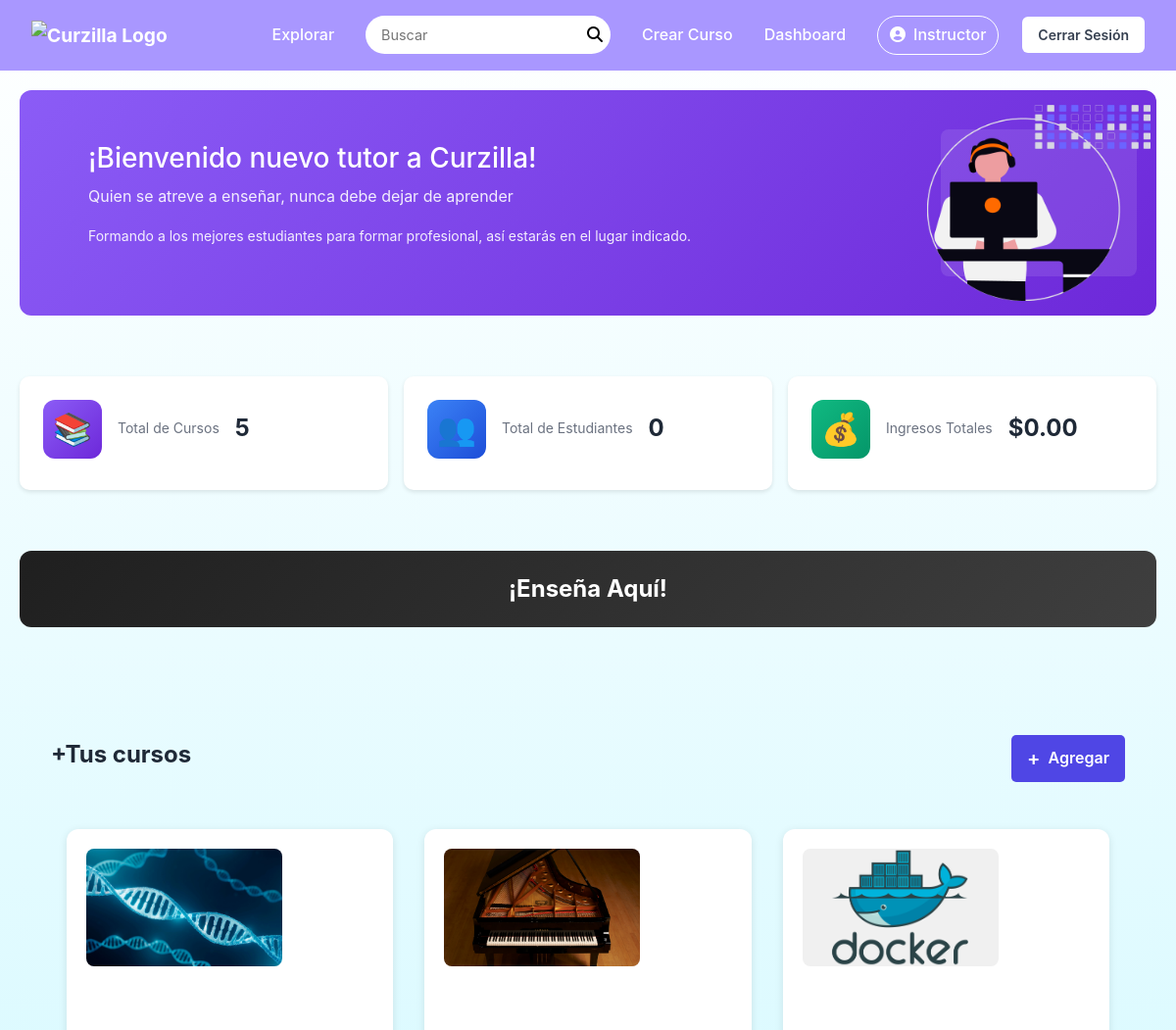
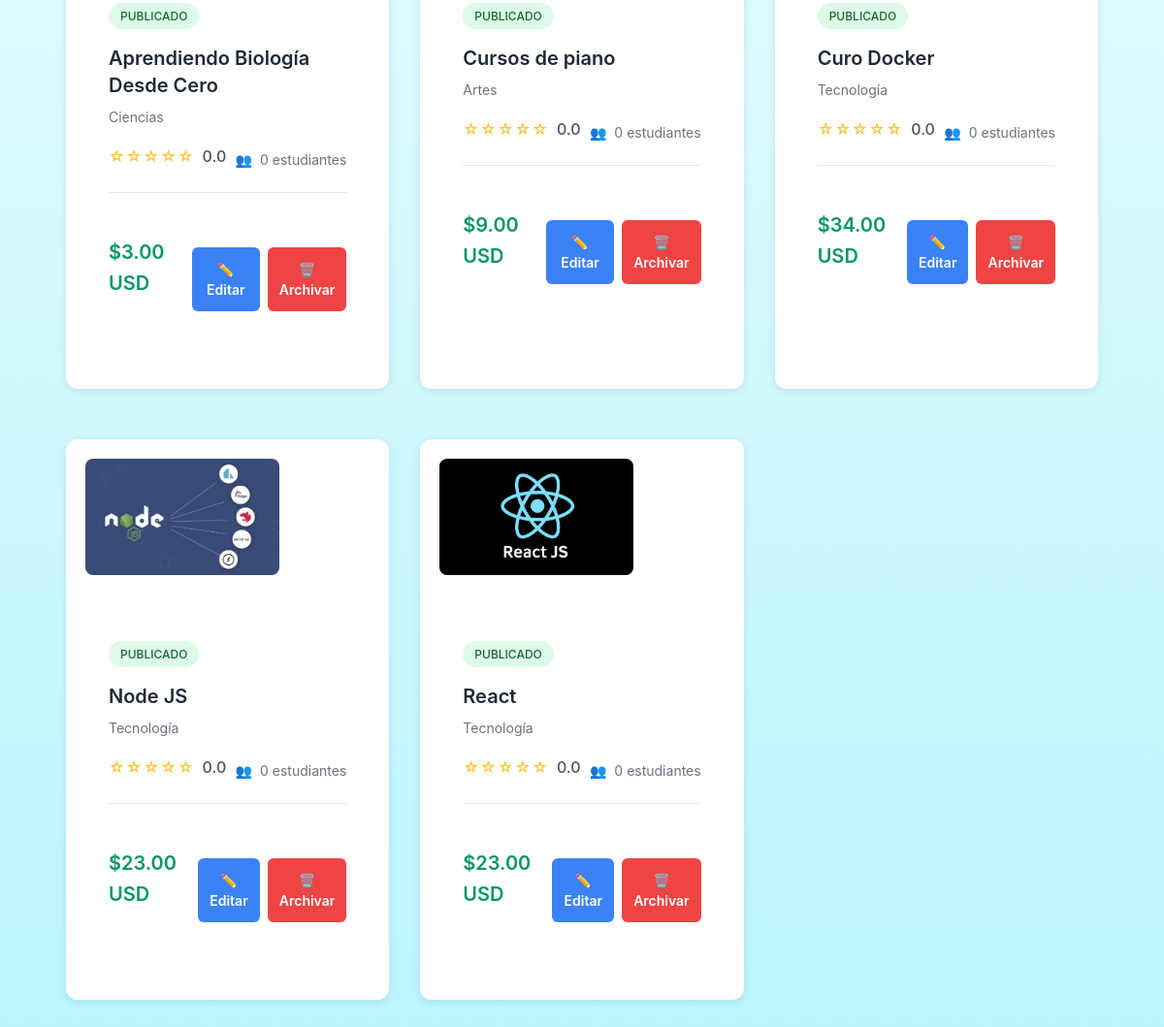
The app's page /public/instructor_router.php (signed in) with its own data (2 pictures, top to bottom).
### tables this page shows
CREATE TABLE `cursos` (
  `id_curso` int(11) NOT NULL,
  `id_instructor` int(11) NOT NULL,
  `titulo` varchar(150) NOT NULL,
  `slug` varchar(170) NOT NULL,
  `portada` varchar(255) DEFAULT NULL,
  `descripcion` text NOT NULL,
  `duracion` varchar(50) DEFAULT NULL,
  `modalidad` enum('PRESENCIAL','VIRTUAL','HIBRIDA') NOT NULL DEFAULT 'VIRTUAL',
  `precio` decimal(10,2) NOT NULL DEFAULT 0.00,
  `fecha_inicio` date DEFAULT NULL,
  `cupos` int(11) NOT NULL DEFAULT 0,
  `estado` enum('BORRADOR','PENDIENTE','PUBLICADO','ARCHIVADO') NOT NULL DEFAULT 'BORRADOR',
  `creado_en` datetime NOT NULL DEFAULT current_timestamp(),
  `actualizado_en` datetime NOT NULL DEFAULT current_timestamp(),
  `id_categoria` int(11) DEFAULT NULL
);

CREATE TABLE `categorias` (
  `id_categoria` int(11) NOT NULL,
  `nombre` varchar(80) NOT NULL,
  `slug` varchar(100) NOT NULL
);

### controllers/InstructorController.php (called while the page is built, shortened)
<?php
require_once __DIR__ . '/../models/InstructorModel.php';
class InstructorController {
    private $instructorModel;
    public function __construct($pdo) {
        $this->instructorModel = new Instructor($pdo);
    }
public function dashboard() {
        $instructor_id = $_SESSION['user_id'];
    try {
            $estadisticas = $this->instructorModel->getStatsInstructor($instructor_id);
            $cursos = $this->instructorModel->getCursosInstructor($instructor_id);
        $estadisticas = array_merge([
            'total_cursos' => 0,
            'total_estudiantes' => 0,
            'ingresos_totales' => 0.00
        ], (array)$estadisticas);
        include __DIR__ . '/../views/instructor/dashboard_instructor.php';
    } catch (Exception $e) {
        error_log("ERROR en dashboard: " . $e->getMessage());
        error_log($e->getTraceAsString());
        $this->redirect_with_error('/public/index.php', 'Error al cargar el dashboard. Por favor, intenta de nuevo.');
    }
}
}

### models/BaseModel.php (called while the page is built, shortened)
<?php
class BaseModel {
    public function __construct($pdo) {
        $this->pdo = $pdo;
    }
}
?>

### models/InstructorModel.php (called while the page is built, shortened)
<?php
require_once __DIR__ . '/BaseModel.php';
class Instructor extends BaseModel {
    public function getStatsInstructor($instructor_id) {
        try {
            $query = $this->pdo->prepare("
                SELECT
                    COUNT(DISTINCT c.id_curso) as total_cursos,
                    COUNT(DISTINCT i.id_inscripcion) as total_estudiantes,
                    COALESCE(SUM(CASE
                        WHEN p.estado = 'APROBADO' THEN p.monto
                        ELSE 0
                    END), 0) as ingresos_totales
                FROM cursos c
                LEFT JOIN inscripciones i ON c.id_curso = i.id_curso
                LEFT JOIN pagos p ON i.id_inscripcion = p.id_inscripcion
                WHERE c.id_instructor = ?
            ");
            $query->execute([$instructor_id]);
            $result = $query->fetch(PDO::FETCH_ASSOC);
            return $result ?: [
                'total_cursos' => 0,
                'total_estudiantes' => 0,
                'ingresos_totales' => 0
            ];
        } catch (PDOException $e) {
            error_log("ERROR en getStatsInstructor: " . $e->getMessage());
            return [
                'total_cursos' => 0,
                'total_estudiantes' => 0,
                'ingresos_totales' => 0
            ];
        }
    }
    public function getCursosInstructor($instructor_id) {
        try {
            $query = $this->pdo->prepare("
                SELECT
                    c.id_curso,
                    c.titulo,
                    c.descripcion,
                    c.duracion,
                    c.precio,
                    c.estado,
                    c.modalidad,
                    c.cupos,
                    c.portada,
                    c.fecha_inicio,
                    COUNT(DISTINCT i.id_inscripcion) as total_inscritos,
                    COALESCE(AVG(r.calificacion), 0) as calificacion_promedio,
                    u.nombre_completo as nombre_instructor,
                    cat.nombre as categoria
                FROM cursos c
                LEFT JOIN inscripciones i ON c.id_curso = i.id_curso
                LEFT JOIN resenas r ON c.id_curso = r.id_curso
                LEFT JOIN usuarios u ON c.id_instructor = u.id_usuario
                LEFT JOIN categorias cat ON c.id_categoria = cat.id_categoria
                WHERE c.id_instructor = ?
                GROUP BY c.id_curso
                ORDER BY c.creado_en DESC
            ");
            $query->execute([$instructor_id]);
            $cursos = $query->fetchAll(PDO::FETCH_ASSOC);
            return $cursos;
        } catch (PDOException $e) {
            error_log("ERROR en getCursosInstructor: " . $e->getMessage());
            return [];
        }
    }
}
?>

### views/instructor/dashboard_instructor.php (the view, shortened to what this page needs)
<?php
$cursos = $cursos ?? [];
$estadisticas = $estadisticas ?? [
    'total_cursos' => 0,
    'total_estudiantes' => 0,
    'ingresos_totales' => 0
];
?>
<link rel="stylesheet" href="/portal_cursos/public/css/styles.css">
<link rel="stylesheet" href="/portal_cursos/public/assets/css/dashboard_instructor.css">
<div class="container">
    <div class="welcome-header">
        <div class="welcome-content">
            <h1>¡Bienvenido nuevo tutor a Curzilla!</h1>
            <p>Quien se atreve a enseñar, nunca debe dejar de aprender</p>
            <p style="margin-top: 10px; font-size: 14px;">Formando a los mejores estudiantes para formar profesional, así estarás en el lugar indicado.</p>
        </div>
        <div class="welcome-illustration">
            <img src="/portal_cursos/public/assets/img/placeholders/undraw_developer-activity_4zqd 1.png" alt="Ilustración de bienvenida para instructores" width="250px" height="200px">
        </div>
    </div>
    <div class="stats-panel">
        <div class="stat-card">
            <div class="stat-icon purple">📚</div>
            <div class="stat-label">Total de Cursos</div>
            <div class="stat-value"><?php echo number_format($estadisticas['total_cursos']); ?></div>
        </div>
        <div class="stat-card">
            <div class="stat-icon blue">👥</div>
            <div class="stat-label">Total de Estudiantes</div>
            <div class="stat-value"><?php echo number_format($estadisticas['total_estudiantes']); ?></div>
        </div>
        <div class="stat-card">
            <div class="stat-icon green">💰</div>
            <div class="stat-label">Ingresos Totales</div>
            <div class="stat-value">$<?php echo number_format($estadisticas['ingresos_totales'], 2); ?></div>
        </div>
    </div>
    <div class="teach-button">
        ¡Enseña Aquí!
    </div>
    <div class="courses-section">
        <div class="section-header">
            <h2>+Tus cursos</h2>
            <button class="add-button" onclick="window.location.href='/portal_cursos/public/instructor_router.php?action=crearCurso'">
                <span style="font-size: 20px;">+</span> Agregar
            </button>
        </div>
        <?php if (empty($cursos)): ?>
            <div class="empty-state">
                <div class="empty-state-image">
                    <img src="\portal_cursos\public\assets\img\placeholders\undraw_monitor_ypga 1.png" alt="No hay cursos" style="width: 100%; height: 100%; object-fit: contain;">
                </div>
                <h3>Aún no has creado ningún curso.</h3>
                <p>¡Anímate a crear tu primer curso y compartir tu conocimiento!</p>
                <button class="add-button" onclick="window.location.href='/portal_cursos/public/instructor_router.php?action=crearCurso'">
                    <span style="font-size: 20px;">+</span> Crear mi primer curso
                </button>
            </div>
        <?php else: ?>
            <div class="courses-grid">
                <?php
                foreach ($cursos as $curso):
                ?>
                    <div class="course-card">
                        <div class="course-header">
                            <div class="course-image">
                                <?php if (!empty($curso['portada'])): ?>
                                    <img src="<?= htmlspecialchars($curso['portada']) ?>" alt="<?= htmlspecialchars($curso['titulo']) ?>">
                                <?php else: ?>
                                    <div class="course-placeholder">📚</div>
                                <?php endif; ?>
                            </div>
                            <div class="course-info">
                                <?php
                                $estado = strtolower($curso['estado']);
                                $estadoClass = 'status-' . str_replace(' ', '-', $estado);
                                ?>
                                <span class="course-status-badge <?php echo $estadoClass; ?>">
                                    <?php echo htmlspecialchars($curso['estado']); ?>
                                </span>
                                <h3 class="course-title"><?php echo htmlspecialchars($curso['titulo']); ?></h3>
                                <div class="course-category"><?php echo htmlspecialchars($curso['categoria'] ?? 'Sin categoría'); ?></div>
                                <div class="course-meta">
                                    <div class="course-rating">
                                        <span class="stars">
                                            <?php
                                            $rating = round($curso['calificacion_promedio'], 1);
                                            for ($i = 1; $i <= 5; $i++) {
                                                echo $i <= $rating ? '★' : '☆';
                                            }
                                            ?>
                                        </span>
                                        <span class="rating-value"><?php echo number_format($rating, 1); ?></span>
                                    </div>
                                    <div class="course-students">
                                        <span class="students-icon">👥</span>
                                        <span><?php echo $curso['total_inscritos']; ?> estudiantes</span>
                                    </div>
                                </div>
                                <div class="course-footer">
                                    <div class="course-price">$<?php echo number_format($curso['precio'], 2); ?> USD</div>
                                    <div class="course-actions">
                                        <button class="btn btn-edit" onclick="window.location.href='/portal_cursos/views/courses/editarCurso.php?id=<?php echo $curso['id_curso']; ?>'">
                                            ✏️ Editar
                                        </button>
                                        <button class="btn btn-delete" onclick="eliminarCurso(<?php echo $curso['id_curso']; ?>)">
                                            🗑️ Archivar
                                        </button>
                                    </div>
                                </div>
                            </div>
                        </div>
                    </div>
                <?php endforeach; ?>
            </div>
        <?php endif; ?>
    </div>
<?php
include __DIR__ . '/../layouts/layout.php';
?>

### public/assets/css/crearCurso.css (style rules this page uses)
:root { --curzilla-primary: #6C63FF; --curzilla-primary-dark: #7C3AED; --curzilla-secondary: #A78BFA; --curzilla-accent: #10B981; --curzilla-accent-dark: #059669; --curzilla-orange: #F97316; --curzilla-orange-dark: #EA580C; --curzilla-danger: #EF4444; --curzilla-danger-dark: #DC2626; --curzilla-gray-50: #F9FAFB; --curzilla-gray-100: #F3F4F6; --curzilla-gray-200: #E5E7EB; --curzilla-gray-300: #D1D5DB; --curzilla-gray-400: #9CA3AF; --curzilla-gray-600: #4B5563; --curzilla-gray-700: #374151; --curzilla-gray-900: #111827; --curzilla-white: #FFFFFF; --curzilla-black: #000000; --spacing-xs: 0.25rem; --spacing-sm: 0.5rem; --spacing-md: 1rem; --spacing-lg: 1.5rem; --spacing-xl: 2rem; --spacing-2xl: 2.5rem; --curzilla-border-radius: 12px; --curzilla-border-radius-sm: 6px; --curzilla-border-radius-md: 8px; --curzilla-border-radius-lg: 20px; --curzilla-shadow: 0 1px 3px rgba(0, 0, 0, 0.1); --curzilla-shadow-lg: 0 4px 6px rgba(0, 0, 0, 0.1); --transition-fast: 0.2s ease; --transition-normal: 0.3s ease; }
*, *::before, *::after { margin: 0; padding: 0; box-sizing: border-box; }
body { background-color: var(--curzilla-gray-50); color: var(--curzilla-gray-900); line-height: 1.6; }

### public/assets/css/dashboard_instructor.css (style rules this page uses)
.stats-panel { display: grid; grid-template-columns: repeat(auto-fit, minmax(250px, 1fr)); gap: 1rem; margin: 2rem 0; }
.stat-card { background: white; padding: 1.5rem; border-radius: 10px; box-shadow: 0 2px 4px rgba(0,0,0,0.1); text-align: center; }
.stat-icon { font-size: 2rem; margin-bottom: 0.5rem; }
.stat-label { color: #6b7280; margin-bottom: 0.5rem; }
.stat-value { font-size: 1.5rem; font-weight: bold; color: #1f2937; }
.courses-section { margin-top: 2rem; }
.section-header { display: flex; justify-content: space-between; align-items: center; margin-bottom: 2rem; }
.add-button { background: #4f46e5; color: white; border: none; padding: 0.5rem 1rem; border-radius: 5px; cursor: pointer; display: flex; align-items: center; gap: 0.5rem; transition: background-color 0.3s; }
.courses-grid { display: grid; grid-template-columns: repeat(auto-fill, minmax(300px, 1fr)); gap: 2rem; padding: 1rem; }
.course-card { background: white; border-radius: 12px; box-shadow: 0 2px 8px rgba(0,0,0,0.1); overflow: hidden; transition: transform 0.3s, box-shadow 0.3s; }
.course-header { display: flex; flex-direction: column; }
.course-image { width: 100%; background: #f3f4f6; overflow: hidden; }
.course-image img { width: 100%; height: 100%; object-fit: cover; }
.course-info { padding: 1.5rem; }
.course-title { font-size: 1.25rem; font-weight: 600; margin: 0.5rem 0; color: #1f2937; line-height: 1.4; }
.course-category { color: #6b7280; font-size: 0.875rem; margin-bottom: 1rem; }
.course-meta { display: flex; justify-content: space-between; align-items: center; margin: 1rem 0; }
.course-rating { display: flex; align-items: center; gap: 0.5rem; }
.stars { color: #fbbf24; letter-spacing: 1px; }
.rating-value { color: #4b5563; font-weight: 500; }
.course-students { display: flex; align-items: center; gap: 0.5rem; color: #6b7280; font-size: 0.875rem; }
.course-footer { display: flex; justify-content: space-between; align-items: center; margin-top: 1rem; padding-top: 1rem; border-top: 1px solid #e5e7eb; }
.course-price { font-size: 1.25rem; font-weight: 600; color: #059669; }
.course-actions { display: flex; gap: 0.5rem; }
.btn { padding: 0.5rem 1rem; border-radius: 6px; font-size: 0.875rem; cursor: pointer; border: none; display: flex; align-items: center; gap: 0.5rem; }
.btn-edit { background: #3b82f6; color: white; }
.btn-delete { background: #ef4444; color: white; }
.course-status-badge { display: inline-block; padding: 0.25rem 0.75rem; border-radius: 9999px; font-size: 0.75rem; font-weight: 500; margin-bottom: 0.5rem; }
.status-publicado { background-color: #dcfce7; color: #166534; }

### records on screen
cursos: portada (picture), estado "PUBLICADO", titulo "Aprendiendo Biología Desde Cero", id_categoria.nombre "Ciencias", rating "0.0", total_inscritos "0", precio "3.00"
cursos: portada (picture), estado "PUBLICADO", titulo "Cursos de piano", id_categoria.nombre "Artes", rating "0.0", total_inscritos "0", precio "9.00"
cursos: portada (picture), estado "PUBLICADO", titulo "Curo Docker", id_categoria.nombre "Tecnología", rating "0.0", total_inscritos "0", precio "34.00"
cursos: portada (picture), estado "PUBLICADO", titulo "Node JS", id_categoria.nombre "Tecnología", rating "0.0", total_inscritos "0", precio "23.00"
cursos: portada (picture), estado "PUBLICADO", titulo "React", id_categoria.nombre "Tecnología", rating "0.0", total_inscritos "0", precio "23.00"

### other values on screen
$_SESSION['user_nombre'] "Instructor"
$estadisticas['total_cursos'] "5"
$estadisticas['total_estudiantes'] "0"
$estadisticas['ingresos_totales'] "0.00"
